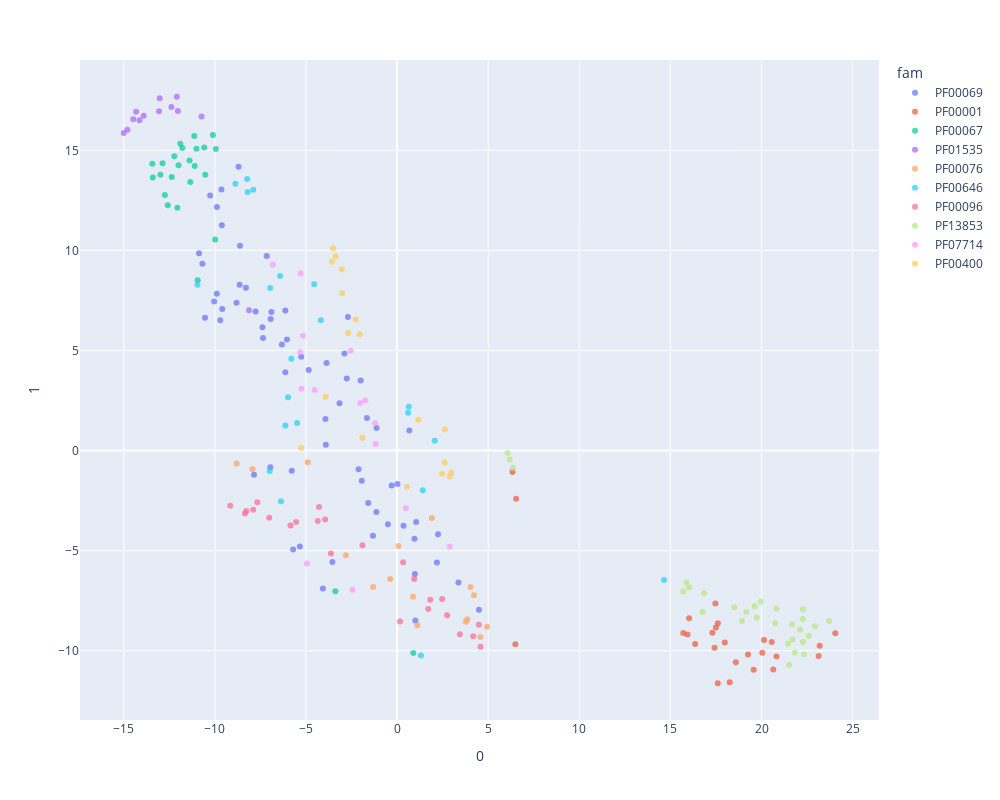

Notebook code for this chart:
### Code cell
fig = px.scatter(x, 0, 1, opacity=0.7, color="fam", width=1000, height=800, hover_name=x.index)
# fig.update_traces(marker=dict(size=5))
fig.show()

### Figure 1 — Plotly figure (JSON) as saved in the notebook; plotly's stock layout.template omitted (floating-point values rounded to 4 significant figures)
{"data": [{"hovertemplate": "<b>%{hovertext}</b><br><br>fam=PF00069<br>0=%{x}<br>1=%{y}<extra></extra>", "hovertext": ["A0A1D6K201", "K7KWQ2", "C0PJM3", "F1R3Y5", "I1MQ67", "P53351", "I1ND33", "Q4D0M8", "A0A0P0W621", "B4FQE5", "Q8L7S7", "A0A1D6PE28", "A0A1D8PD13", "Q5A961", "A0A0R4IN78", "A0A0P0WGL8", "A0A1D6GYQ5", "A0A368ULW9", "Q4DCP6", "G5EDT6", "F1QUT2", "Q10NG8", "Q03407", "Q59WD8", "Q4D1J3", "Q7JMV3", "A0A1D6LEQ1", "Q0D541", "Q08732", "Q0J7D9", "F4KC10", "C0PKQ6", "Q55CW2", "Q4E1X0", "O64812", "Q9XX60", "A0A1D6QU91", "Q09892", "D4A7D3", "F1QPJ3", "P00546", "K7LG44", "Q4DH84", "Q55GS4", "A0A1D6G5N5", "A0A1D6G1X3", "Q8I3C3", "Q2PJ68", "I1KM10", "A0A1D6H931", "Q4D7E4", "A0A0P0W6L2", "O35280", "I1MVM6", "A4HT34", "A0A1D6FGH3", "O80396", "A0A1D6P592", "K7L7E4", "Q4CR24", "K7KA73", "Q4DC69", "Q20018"], "legendgroup": "PF00069", "marker": {"color": "#636efa", "opacity": 0.7, "symbol": "circle"}, "mode": "markers", "name": "PF00069", "orientation": "v", "showlegend": true, "type": "scatter", "x": [-1.124, -6.937, -2.886, 0.3566, -2.696, -5.257, -4.849, -0.4996, -10.68, -6.895, -9.703, -2.112, -6.131, -1.133, -10.04, -5.332, -1.653, -7.85, -7.149, -7.762, 2.248, -0.2972, -1.58, 3.366, -3.157, -9.593, -5.705, -6.32, 0.9582, -2.759, 0.6743, -7.357, -1.321, -9.883, -7.386, -3.867, 1.049, -10.26, -8.697, 0.975, -9.613, -10.54, 4.493, -10.87, -6.955, 1.006, -9.889, -8.616, -1.998, -3.932, -1.937, -6.042, -8.809, -9.635, 2.187, -3.907, -6.132, -3.55, -4.072, -5.778, 0.02139, -8.293, -8.64], "xaxis": "x", "y": [1.123, 6.57, 4.854, -3.754, 6.678, 4.682, 4.027, -3.675, 9.331, 6.927, 6.507, -0.933, 3.913, -3.073, 7.453, -4.796, 1.626, -1.21, 9.714, 6.954, -4.175, -1.741, -2.622, -6.584, 2.361, 7.069, -4.943, 5.299, -4.404, 3.602, 1.001, 5.62, -4.259, 12.16, 6.168, 4.373, -3.567, 12.75, 14.18, -6.161, 11.25, 6.638, -7.948, 9.859, -0.8357, -8.486, 7.837, 10.23, 3.497, 1.573, -1.512, 5.548, 7.384, 13.04, -5.594, 0.292, 6.994, -5.568, -6.895, -1.007, -1.666, 8.129, 8.29], "yaxis": "y"}, {"hovertemplate": "<b>%{hovertext}</b><br><br>fam=PF00001<br>0=%{x}<br>1=%{y}<extra></extra>", "hovertext": ["G5ECD9", "Q8MXS7", "O88721", "P25101", "A0A2R8RIP4", "Q58AU0", "P52592", "F1QXI8", "P08255", "P41143", "X1WGW1", "P47746", "D4ABT6", "P04201", "B3DH72", "P56718", "Q13304", "Q923Y3", "G5EFT1", "Q8JZL2", "B1NYI2", "Q91WW3", "A0A0R4IP11", "Q8TDU6", "Q4G072", "Q16581"], "legendgroup": "PF00001", "marker": {"color": "#EF553B", "opacity": 0.7, "symbol": "circle"}, "mode": "markers", "name": "PF00001", "orientation": "v", "showlegend": true, "type": "scatter", "x": [15.7, 19.26, 17.6, 6.533, 17.6, 16.03, 20.13, 20.56, 6.334, 17.49, 24.05, 17.42, 6.491, 23.13, 17.3, 16.36, 17.47, 20.64, 18.59, 20.82, 20.04, 23.19, 19.57, 18.25, 15.94, 17.98], "xaxis": "x", "y": [-9.118, -10.19, -8.624, -2.405, -11.62, -8.372, -9.465, -9.566, -1.064, -8.834, -9.127, -9.848, -9.678, -10.26, -9.095, -9.665, -7.641, -10.93, -10.58, -10.29, -10.09, -9.743, -10.95, -11.58, -9.186, -9.59], "yaxis": "y"}, {"hovertemplate": "<b>%{hovertext}</b><br><br>fam=PF00067<br>0=%{x}<br>1=%{y}<extra></extra>", "hovertext": ["A0A0R0J4I6", "A0A1D8PRN7", "I1KIV0", "Q1ZXG6", "Q9HBI6", "Q5JKB8", "B4FRN1", "Q3UNV4", "A0A0P0V748", "A0A0R0I304", "Q569X9", "A0A1D6EKY9", "B4FLC6", "A0A1D6KE89", "Q9SGP1", "Q9U1R5", "B9GDX0", "Q99N19", "P9WPM3", "P56655", "Q1JPY5", "A0A1D6JMX4", "Q42797", "A0A1D6MLM7", "A1L1M2"], "legendgroup": "PF00067", "marker": {"color": "#00cc96", "opacity": 0.7, "symbol": "circle"}, "mode": "markers", "name": "PF00067", "orientation": "v", "showlegend": true, "type": "scatter", "x": [-9.943, -10.58, -10.53, -11.01, -11.78, -10.94, -12.74, -12.22, -9.982, -12.99, -13.43, 0.891, -12.87, -3.389, -11.35, -11.13, -11.99, -11.89, -11.39, -11.1, -12.36, -13.4, -10.11, -12.58, -12.05], "xaxis": "x", "y": [15.06, 15.14, 13.78, 15.08, 15.11, 8.513, 12.77, 14.7, 10.55, 13.77, 14.33, -10.11, 14.35, -7.026, 13.41, 15.72, 14.26, 15.33, 14.49, 14.22, 13.67, 13.65, 15.77, 12.26, 12.13], "yaxis": "y"}, {"hovertemplate": "<b>%{hovertext}</b><br><br>fam=PF01535<br>0=%{x}<br>1=%{y}<extra></extra>", "hovertext": ["Q9SB36", "Q8LDU5", "K7MD97", "K7K437", "Q0WN01", "Q9MA50", "I1J8I4", "O04659", "K7UT23", "A0A0R0ELW6", "K7KHG1", "Q9FIH2", "Q6ZC60"], "legendgroup": "PF01535", "marker": {"color": "#ab63fa", "opacity": 0.7, "symbol": "circle"}, "mode": "markers", "name": "PF01535", "orientation": "v", "showlegend": true, "type": "scatter", "x": [-14.48, -12.03, -15.0, -12.09, -13.02, -13.9, -14.8, -12.38, -14.13, -8.124, -13.06, -10.73, -14.32], "xaxis": "x", "y": [16.55, 16.97, 15.86, 17.68, 17.6, 16.72, 16.03, 17.16, 16.5, 7.009, 16.95, 16.69, 16.93], "yaxis": "y"}, {"hovertemplate": "<b>%{hovertext}</b><br><br>fam=PF00076<br>0=%{x}<br>1=%{y}<extra></extra>", "hovertext": ["A0A087WPY7", "K7K9P1", "A0A1D6KE50", "B3H4P0", "Q99M28", "Q9CX86", "A0A2R8QIQ5", "I1LP71", "Q9W1T4", "A4I8H1", "Q15695", "P62995", "A4HXC9", "Q9SVM8", "Q2QMF0", "A0A1D6F8R0"], "legendgroup": "PF00076", "marker": {"color": "#FFA15A", "opacity": 0.7, "symbol": "circle"}, "mode": "markers", "name": "PF00076", "orientation": "v", "showlegend": true, "type": "scatter", "x": [0.8782, 4.94, 4.566, 0.0743, 3.857, 1.907, -7.931, 1.114, -4.897, -2.807, -8.805, 3.777, -0.3757, 4.028, -1.313, 4.222], "xaxis": "x", "y": [-7.295, -8.801, -9.312, -4.765, -8.423, -3.364, -0.9262, -8.727, -0.5844, -5.229, -0.6401, -8.554, -6.418, -6.81, -6.817, -7.229], "yaxis": "y"}, {"hovertemplate": "<b>%{hovertext}</b><br><br>fam=PF00646<br>0=%{x}<br>1=%{y}<extra></extra>", "hovertext": ["Q9LS57", "Q564R7", "I1KQC3", "Q95XB7", "Q95Y63", "Q501E9", "A0A0P0W1N3", "Q9GR37", "O80573", "Q9FMC1", "A0A1D6F3U2", "Q0E2Y9", "Q8SX86", "Q3EB08", "A0A1D6DR87", "A0A1I9LSS0", "Q9XX13", "K7L5U7", "A0A1D8PDG3", "F4HR18", "Q9C6I2"], "legendgroup": "PF00646", "marker": {"color": "#19d3f3", "opacity": 0.7, "symbol": "circle"}, "mode": "markers", "name": "PF00646", "orientation": "v", "showlegend": true, "type": "scatter", "x": [-6.13, -6.987, 0.6089, -8.197, -8.223, -6.421, 0.6432, -7.891, -5.488, -6.365, 1.31, 2.067, -5.8, 14.65, 1.412, -6.959, -8.873, -4.546, -10.95, -4.184, -5.981], "xaxis": "x", "y": [1.248, -1.024, 1.896, 12.92, 13.57, 8.723, 2.196, 13.04, 1.384, -2.534, -10.23, 0.4925, 4.588, -6.463, -1.985, 8.116, 13.33, 8.306, 8.29, 6.506, 2.662], "yaxis": "y"}, {"hovertemplate": "<b>%{hovertext}</b><br><br>fam=PF00096<br>0=%{x}<br>1=%{y}<extra></extra>", "hovertext": ["Q22678", "Q9Y4X4", "D3ZKF8", "Q90XE6", "H0WFH2", "D3ZLR0", "F1REH3", "E7FAN3", "A0A0G2L9C4", "Q9VWP7", "Q7JNM3", "H2L008", "Q8TBZ5", "Q14585", "Q9VEF1", "A0A0R0E7W2", "Q5AMH6", "A0A0G2L7C1", "F8W4G4", "K7DYJ6", "F1QII2", "A0A0N7KD71", "A0A286YA18", "A0A0G2L2V1"], "legendgroup": "PF00096", "marker": {"color": "#FF6692", "opacity": 0.7, "symbol": "circle"}, "mode": "markers", "name": "PF00096", "orientation": "v", "showlegend": true, "type": "scatter", "x": [0.1637, 4.489, 3.447, 4.179, -5.848, -3.627, -3.949, 1.817, -7.896, -4.284, 0.3292, 0.941, -4.352, -8.272, -1.898, 4.579, 2.746, -9.156, 2.474, -5.54, -7.667, 1.711, -8.348, -7.013], "xaxis": "x", "y": [-8.541, -8.7, -9.176, -9.271, -3.747, -5.144, -3.44, -7.449, -2.959, -2.821, -5.577, -6.409, -3.516, -3.02, -4.729, -9.794, -8.22, -2.751, -7.409, -3.568, -2.579, -7.916, -3.138, -3.351], "yaxis": "y"}, {"hovertemplate": "<b>%{hovertext}</b><br><br>fam=PF13853<br>0=%{x}<br>1=%{y}<extra></extra>", "hovertext": ["Q8NGT0", "Q7TS06", "M0RDS6", "Q62942", "A0A0G2JZQ2", "M0RAZ5", "Q2PRA0", "D3ZFZ6", "D3ZQS4", "E9Q8F6", "Q8NGC8", "Q8NH87", "D3ZLS3", "Q8VH16", "M0R3Y0", "A0A0G2K034", "Q8NH72", "D3ZVP1", "D3ZIL5", "P58182", "D3ZX28", "D3ZWG7", "Q7TRX0", "Q9Y3N9", "D3ZF09", "Q8VEV1", "P34987", "F1M5L4", "A2AVA9"], "legendgroup": "PF13853", "marker": {"color": "#B6E880", "opacity": 0.7, "symbol": "circle"}, "mode": "markers", "name": "PF13853", "orientation": "v", "showlegend": true, "type": "scatter", "x": [21.83, 21.51, 6.36, 22.27, 22.27, 18.93, 6.181, 22.58, 22.11, 15.7, 23.71, 20.82, 16.77, 6.072, 18.5, 22.34, 22.27, 19.17, 16.84, 19.95, 21.7, 20.75, 15.88, 19.74, 21.68, 19.62, 21.45, 16.02, 22.93], "xaxis": "x", "y": [-10.08, -10.7, -0.8579, -9.557, -8.415, -8.514, -0.4477, -9.253, -8.947, -7.038, -8.521, -7.895, -8.047, -0.1236, -7.827, -10.19, -7.924, -8.064, -7.123, -7.55, -9.433, -8.623, -6.587, -8.337, -8.679, -7.778, -9.651, -6.836, -8.773], "yaxis": "y"}, {"hovertemplate": "<b>%{hovertext}</b><br><br>fam=PF07714<br>0=%{x}<br>1=%{y}<extra></extra>", "hovertext": ["K7N4Z7", "Q337X4", "A0A0N7KT65", "P32577", "I1NG76", "A0A1D6M6W0", "O80719", "A0A2K7L8L4", "I1KXQ1", "B7ZZT9", "K7LRR4", "Q9LMN9", "Q0DE32", "Q9M1Q2", "P50545"], "legendgroup": "PF07714", "marker": {"color": "#FF97FF", "opacity": 0.7, "symbol": "circle"}, "mode": "markers", "name": "PF07714", "orientation": "v", "showlegend": true, "type": "scatter", "x": [2.899, -5.167, -2.539, -6.811, -5.288, -4.944, -1.746, -2.44, -1.208, 0.4856, -5.245, -4.517, -1.177, -2.018, -5.314], "xaxis": "x", "y": [-4.796, 5.742, 4.988, 9.281, 8.848, -5.646, 2.5, -6.947, 1.368, -2.885, 3.095, 3.03, 0.3284, 2.376, 4.915], "yaxis": "y"}, {"hovertemplate": "<b>%{hovertext}</b><br><br>fam=PF00400<br>0=%{x}<br>1=%{y}<extra></extra>", "hovertext": ["A0A1D6F1X9", "Q54D08", "K7L650", "K7KTX1", "Q53HC9", "I1M1T5", "O43660", "A4ID08", "A0A1D6JR28", "Q5RFW3", "Q05583", "Q10D64", "Q9P775", "Q54K59", "Q7F8T9", "A0A0P0V8T8", "A0A1D8PSI3", "Q9LPV9"], "legendgroup": "PF00400", "marker": {"color": "#FECB52", "opacity": 0.7, "symbol": "circle"}, "mode": "markers", "name": "PF00400", "orientation": "v", "showlegend": true, "type": "scatter", "x": [2.473, -3.513, -2.269, 2.977, -2.045, -3.029, 0.5457, 2.62, -1.899, 1.172, -3.575, 2.889, -5.253, -3.927, -3.013, 2.613, -3.371, -2.684], "xaxis": "x", "y": [-1.161, 10.11, 6.55, -1.094, 5.813, 9.043, -1.8, 1.059, 0.6399, 1.541, 9.439, -1.292, 0.1277, 2.694, 7.854, -0.5994, 9.709, 5.874], "yaxis": "y"}], "layout": {"height": 800, "legend": {"title": {"text": "fam"}, "tracegroupgap": 0}, "margin": {"t": 60}, "width": 1000, "xaxis": {"anchor": "y", "domain": [0, 1], "title": {"text": "0"}}, "yaxis": {"anchor": "x", "domain": [0, 1], "title": {"text": "1"}}}}
